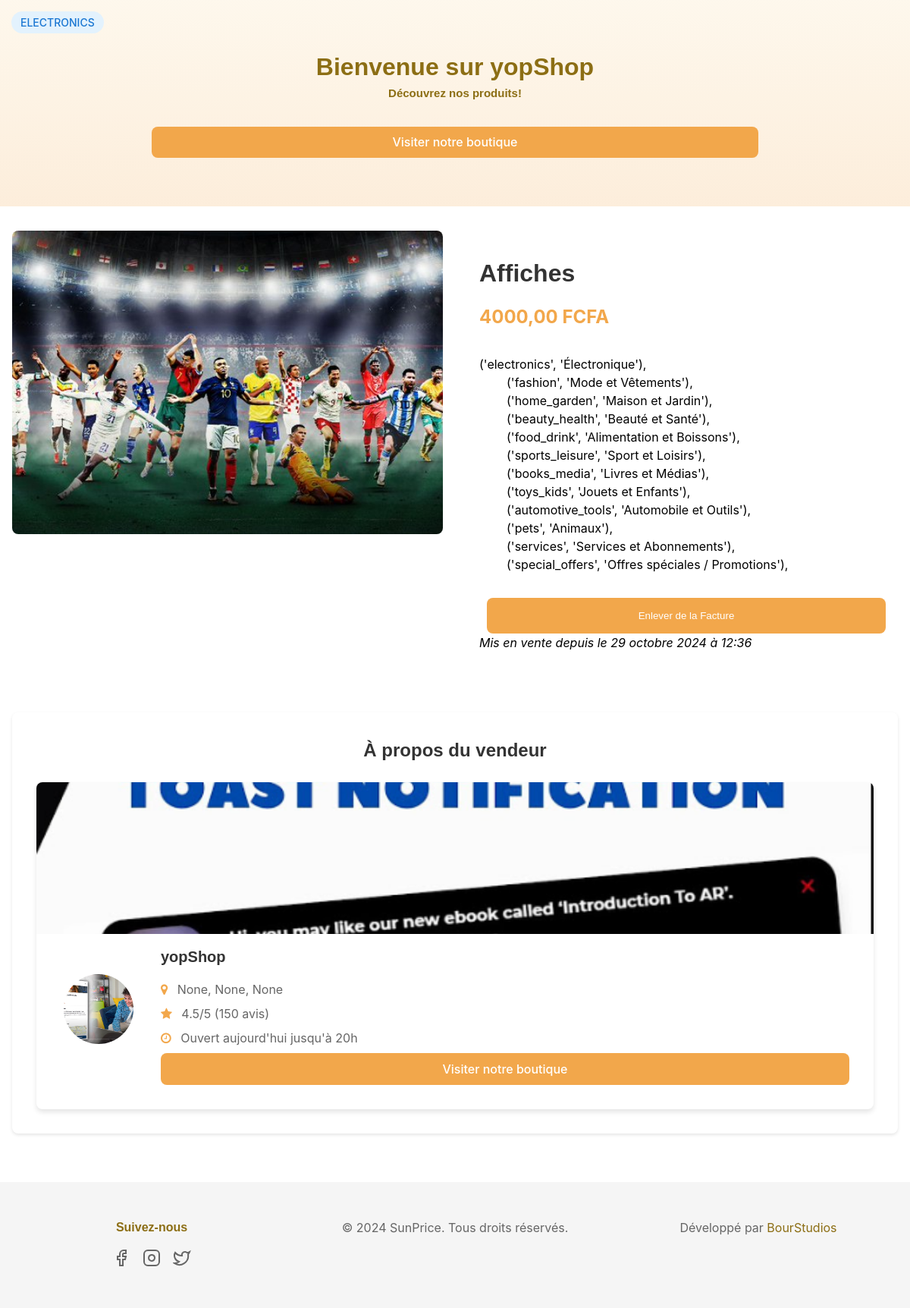
Page /product/9/ (signed in) on the committed database.
### SunApp/models.py (models this page shows, shortened)
class Product(models.Model):
    user = models.ForeignKey(CustomUser, on_delete=models.CASCADE)
    CATEGORY_CHOICES = [
        ('Electronics', 'Électronique'),
        ('Fashion', 'Mode'),
        ('Home_Garden', 'Maison & Jardin'),
    ]
    title = models.CharField(max_length=255)
    contenu_post = models.TextField()
    category = models.CharField(max_length=50, choices=CATEGORY_CHOICES)
    prix = models.DecimalField(max_digits=10, decimal_places=2)
    image = models.ImageField(upload_to='products/')
    date_creation_post = models.DateTimeField(auto_now_add=True)

class CustomUser(BaseAbstractUser):
    ROLES = [
        ('admin', 'Admin'),
        ('acheteur', 'Acheteur'),
        ('particulier', 'Particulier'),
        ('boutiques', 'Boutiques'),
        ('supermarket', 'Super-Marché'),
        ('imobilier', 'Imobilier'),
    ]
    profile_image = models.ImageField(upload_to='profile_images/', null=True, blank=True)
    banner_image = models.ImageField(upload_to='banner_images/', null=True, blank=True)
    GENRE = [
        ('homme', 'Homme'),
        ('femme', 'Femme'),
    ]
    SITUATION_MATRIMONIALE = [
        ('celibataire', 'Célibataire'),
        ('marie', 'Marié(e)'),
    ]
    nom_boutique = models.CharField(max_length=255, null=True, blank=True)
    marque_dispositif = models.CharField(max_length=255, null=True, blank=True)
    pays = models.CharField(max_length=50, null=True, blank=True)
    ville = models.CharField(max_length=50, null=True, blank=True)
    quartier = models.CharField(max_length=50, null=True, blank=True)
    birthday = models.DateField(null=True, blank=True)
    indicatif_pays = models.CharField(max_length=15, null=True, blank=True)
    number_phone = models.CharField(max_length=15, null=True, blank=True)
    rôle = models.CharField(max_length=255, choices=ROLES, default='acheteur')
    genre = models.CharField(max_length=255, choices=GENRE, default='homme')
    situation_matrimoniale = models.CharField(max_length=20, choices=SITUATION_MATRIMONIALE, default='celibataire')
    latitude = models.FloatField(null=True, blank=True)
    longitude = models.FloatField(null=True, blank=True)
    objects = CustomUserManager()
    class Meta:
        unique_together = ('email',)  # Conserver l'unicité de l'email si désiré

### SunApp/views.py (the view, shortened to what this page needs)
# urls.py: path('product/<int:product_id>/', views.product_detail, name='product_detail'),
def product_detail(request, product_id):
    product = get_object_or_404(Product, pk=product_id)
    is_in_facture = Facture.objects.filter(user=request.user, product=product).exists()
    return render(request, 'Details/details_product.html', {
        'product': product,
        'is_in_facture': is_in_facture
    })

### SunApp/templates/Details/details_product.html (shortened to what this page needs)
{% load static %}
<!DOCTYPE html>
<html lang="en">
<head>
    <link rel="stylesheet" href="{% static 'assets/icones/font-awesome/css/font-awesome.css' %}">
    <link rel="stylesheet" href="{% static 'assets/icones/font-awesome/css/font-awesome.min.css' %}">
    <link rel="stylesheet" href="{% static 'assets/ressources/styles/SunPrice.css' %}">
    <link rel="stylesheet" href="{% static 'assets/ressources/styles/sidebar.css' %}">
    <link rel="stylesheet" href="{% static 'assets/ressources/styles/search.css' %}">
    <link rel="stylesheet" href="{% static 'assets/ressources/styles/main.css' %}">
    <link rel="stylesheet" href="{% static 'assets/ressources/styles/slider.css' %}">
    <link rel="stylesheet" href="{% static 'assets/ressources/styles/footer.css' %}">
    <link rel="stylesheet" href="{% static 'assets/ressources/styles/responsive.css' %}">
</head>
<body>
	<header class="hero">
        <div class="hero-content">
            <h2>
                Bienvenue sur {{ product.user.nom_boutique }}
                <p>Découvrez nos produits!</p>
            </h2>
            {% if product.user %}
			<a href="{% url 'user_detail' user_id=product.user.id %}" class="search-btn" type="submit">Visiter notre boutique</a>
            {% endif %}
        </div>
    </header>
	<main class="product-detail-container">
        <div class="product-detail-grid">
            <div class="product-image-section">
                <img src="{{ product.image.url }}" alt="Panier de fruits frais" class="product-main-image">
            </div>
            <div class="product-info-section">
                <span class="vendor-badge vendor-badge-supermarket">{{ product.category }}</span>
                <h1 class="product-title">{{ product.title }}</h1>
                <div class="product-price">{{ product.prix }} FCFA</div>
                <p class="product-description">
                    {{ product.contenu_post|safe }}
                </p>
                <div class="product-actions">
						{% if is_in_facture %}
								<form method="POST" action="{% url 'product_detail' product_id=product.id %}">
									<button class="add-to-cart-btn" type="submit" name="remove">Enlever de la Facture</button>
								</form>
						{% endif %}
                </div>
				<em class="gold">Mis en vente depuis le {{ product.date_creation_post|date:"d F Y à H:i" }}</em>
            </div>
        </div>
        <section class="vendor-section">
            <h2 class="section-title">À propos du vendeur</h2>
            <div class="vendor-card">
                <div class="vendor-banner">
                    {% if product.user.banner_image and product.user.banner_image.url %}
							<img src="{{ product.user.banner_image.url }}" class="banner-image">
						{% else %}
							<img src="{% static 'assets/default/user.png' %}" class="banner-image">
					{% endif %}
				</div>
                <div class="vendor-profile">
                    {% if product.user.profile_image and product.user.profile_image.url %}
							<img src="{{ product.user.profile_image.url }}" class="profile-image">
						{% else %}
							<img src="{% static 'assets/default/user.png' %}" class="profile-image">
					{% endif %}
                    <div class="vendor-info">
                        <h3 class="vendor-name">{{ product.user.nom_boutique }}</h3>
                        <div class="vendor-details">
                            <p><i class="fa fa-map-marker"></i> {{ product.user.pays }}, {{ product.user.ville }}, {{ product.user.quartier }} </p>
                            <p><i class="fa fa-star"></i> 4.5/5 (150 avis)</p>
                            <p><i class="fa fa-clock-o"></i> Ouvert aujourd'hui jusqu'à 20h</p>
                        </div>
                        {% if product.user %}
						<a href="{% url 'user_detail' user_id=product.user.id %}" class="search-btn">
							Visiter notre boutique
						</a>
                        {% endif %}
                    </div>
                </div>
            </div>
        </section>
    </main>
	{% include 'footer/footer.html' %}
</body>
</html>

### SunApp/static/assets/ressources/styles/SunPrice.css (style rules this page uses)
:root { --color-yellow-light: #F2B749; --color-yellow: #F2A74B; --color-yellow-dark: #8C6E14; --color-white: #FFFFFF; --color-black: #000000; --color-gray: #666666; --color-gray-light: #F5F5F5; --shadow-sm: 0 1px 2px rgba(0, 0, 0, 0.1); --shadow-md: 0 4px 6px rgba(0, 0, 0, 0.1); }
* { margin: 0; padding: 0; box-sizing: border-box; }
body { font-family: 'Inter', sans-serif; color: var(--color-black); line-height: 1.5; }
h1, h2, h3, h4, h5, h6 { font-family: 'Poppins', sans-serif; }

### SunApp/static/assets/ressources/styles/sidebar.css (style rules this page uses)
:root { --color-yellow-light: #F2B749; --color-yellow: #F2A74B; --color-yellow-dark: #8C6E14; --color-white: #FFFFFF; --color-black: #000000; --color-gray: #666666; --color-gray-light: #F5F5F5; --shadow-sm: 0 1px 2px rgba(0, 0, 0, 0.1); --shadow-md: 0 4px 6px rgba(0, 0, 0, 0.1); }
* { margin: 0; padding: 0; box-sizing: border-box; }
body { font-family: 'Inter', sans-serif; color: var(--color-black); line-height: 1.5; }
h1, h2, h3, h4, h5, h6 { font-family: 'Poppins', sans-serif; }

### SunApp/static/assets/ressources/styles/search.css (style rules this page uses)
:root { --color-yellow-light: #F2B749; --color-yellow: #F2A74B; --color-yellow-dark: #8C6E14; --color-white: #FFFFFF; --color-black: #000000; --color-gray: #666666; --color-gray-light: #F5F5F5; --shadow-sm: 0 1px 2px rgba(0, 0, 0, 0.1); --shadow-md: 0 4px 6px rgba(0, 0, 0, 0.1); }
* { margin: 0; padding: 0; box-sizing: border-box; }
body { font-family: 'Inter', sans-serif; color: var(--color-black); line-height: 1.5; }
h1, h2, h3, h4, h5, h6 { font-family: 'Poppins', sans-serif; }
.hero { background: linear-gradient(rgba(242, 183, 73, 0.1), rgba(242, 167, 75, 0.2)); padding: 4rem 1rem; text-align: center; }
.hero-content { max-width: 800px; margin: 0 auto; }
.hero-content h2 { font-size: 2rem; color: var(--color-yellow-dark); margin-bottom: 2rem; }
.hero-content h2 p { font-size: 15px; }

### SunApp/static/assets/ressources/styles/slider.css (style rules this page uses)
:root { --color-yellow-light: #F2B749; --color-yellow: #F2A74B; --color-yellow-dark: #8C6E14; --color-white: #FFFFFF; --color-black: #000000; --color-gray: #666666; --color-gray-light: #F5F5F5; --shadow-sm: 0 1px 2px rgba(0, 0, 0, 0.1); --shadow-md: 0 4px 6px rgba(0, 0, 0, 0.1); }
* { margin: 0; padding: 0; box-sizing: border-box; }
body { font-family: 'Inter', sans-serif; color: var(--color-black); line-height: 1.5; }
h1, h2, h3, h4, h5, h6 { font-family: 'Poppins', sans-serif; }

### SunApp/static/assets/ressources/styles/footer.css (style rules this page uses)
:root { --color-yellow-light: #F2B749; --color-yellow: #F2A74B; --color-yellow-dark: #8C6E14; --color-white: #FFFFFF; --color-black: #000000; --color-gray: #666666; --color-gray-light: #F5F5F5; --shadow-sm: 0 1px 2px rgba(0, 0, 0, 0.1); --shadow-md: 0 4px 6px rgba(0, 0, 0, 0.1); }
* { margin: 0; padding: 0; box-sizing: border-box; }
body { font-family: 'Inter', sans-serif; color: var(--color-black); line-height: 1.5; }
h1, h2, h3, h4, h5, h6 { font-family: 'Poppins', sans-serif; }

### SunApp/static/assets/ressources/styles/responsive.css (style rules this page uses)
:root { --color-yellow-light: #F2B749; --color-yellow: #F2A74B; --color-yellow-dark: #8C6E14; --color-white: #FFFFFF; --color-black: #000000; --color-gray: #666666; --color-gray-light: #F5F5F5; --shadow-sm: 0 1px 2px rgba(0, 0, 0, 0.1); --shadow-md: 0 4px 6px rgba(0, 0, 0, 0.1); }
* { margin: 0; padding: 0; box-sizing: border-box; }
body { font-family: 'Inter', sans-serif; color: var(--color-black); line-height: 1.5; }
h1, h2, h3, h4, h5, h6 { font-family: 'Poppins', sans-serif; }

### rows in the picture
Product: user.nom_boutique "yopShop", image (picture), category "ELECTRONICS", title "Affiches", prix "4000,00", contenu_post "('electronics', 'Électronique'), ('fashion', 'Mode et Vêtements'), ('home_garden', 'Maison et Jardin'), ('beauty_health', 'Beauté et Santé'), ('food_drink', 'Alimentation et Boissons'), ('sports_leisure', 'Sport et Loisirs'), ('books_media', 'Livres et Médias'), ('toys_kids', 'Jouets et Enfants'), ('automotive_tools', 'Automobile et Outils'), ('pets', 'Animaux'), ('services', 'Services et Abonnements'), ('special_offers', 'Offres spéciales / Promotions'),", date_creation_post "29 octobre 2024 à 12:36", user.banner_image (picture), user.profile_image (picture), user.pays "None", user.ville "None", user.quartier "None"
